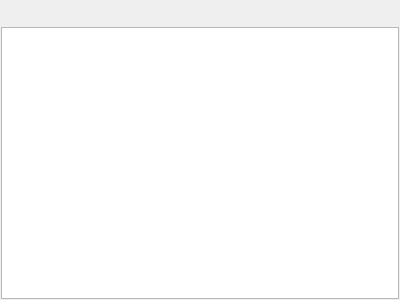
<?xml version="1.0" encoding="UTF-8"?>
<ui version="4.0">
 <class>CauseAndEffectEditor</class>
 <widget class="QWidget" name="CauseAndEffectEditor">
  <property name="geometry">
   <rect>
    <x>0</x>
    <y>0</y>
    <width>400</width>
    <height>300</height>
   </rect>
  </property>
  <property name="windowTitle">
   <string>Form</string>
  </property>
  <layout class="QVBoxLayout" name="verticalLayout">
   <property name="spacing">
    <number>3</number>
   </property>
   <property name="leftMargin">
    <number>1</number>
   </property>
   <property name="topMargin">
    <number>1</number>
   </property>
   <property name="rightMargin">
    <number>1</number>
   </property>
   <property name="bottomMargin">
    <number>1</number>
   </property>
   <item>
    <layout class="QHBoxLayout" name="horizontalLayout">
     <item>
      <widget class="QToolButton" name="btnAddChild">
       <property name="enabled">
        <bool>false</bool>
       </property>
       <property name="cursor">
        <cursorShape>PointingHandCursor</cursorShape>
       </property>
       <property name="text">
        <string/>
       </property>
       <property name="shortcut">
        <string>Ctrl+N</string>
       </property>
       <property name="autoRaise">
        <bool>true</bool>
       </property>
      </widget>
     </item>
     <item>
      <widget class="QToolButton" name="btnEdit">
       <property name="enabled">
        <bool>false</bool>
       </property>
       <property name="cursor">
        <cursorShape>PointingHandCursor</cursorShape>
       </property>
       <property name="text">
        <string/>
       </property>
       <property name="shortcut">
        <string>E</string>
       </property>
       <property name="autoRaise">
        <bool>true</bool>
       </property>
      </widget>
     </item>
     <item>
      <spacer name="horizontalSpacer">
       <property name="orientation">
        <enum>Qt::Horizontal</enum>
       </property>
       <property name="sizeHint" stdset="0">
        <size>
         <width>40</width>
         <height>20</height>
        </size>
       </property>
      </spacer>
     </item>
     <item>
      <widget class="QToolButton" name="btnDelete">
       <property name="enabled">
        <bool>false</bool>
       </property>
       <property name="cursor">
        <cursorShape>PointingHandCursor</cursorShape>
       </property>
       <property name="text">
        <string/>
       </property>
       <property name="iconSize">
        <size>
         <width>12</width>
         <height>12</height>
        </size>
       </property>
       <property name="shortcut">
        <string>Del</string>
       </property>
       <property name="autoRaise">
        <bool>true</bool>
       </property>
      </widget>
     </item>
    </layout>
   </item>
   <item>
    <widget class="QTreeView" name="treeView">
     <property name="headerHidden">
      <bool>true</bool>
     </property>
    </widget>
   </item>
  </layout>
 </widget>
 <resources/>
 <connections/>
</ui>
